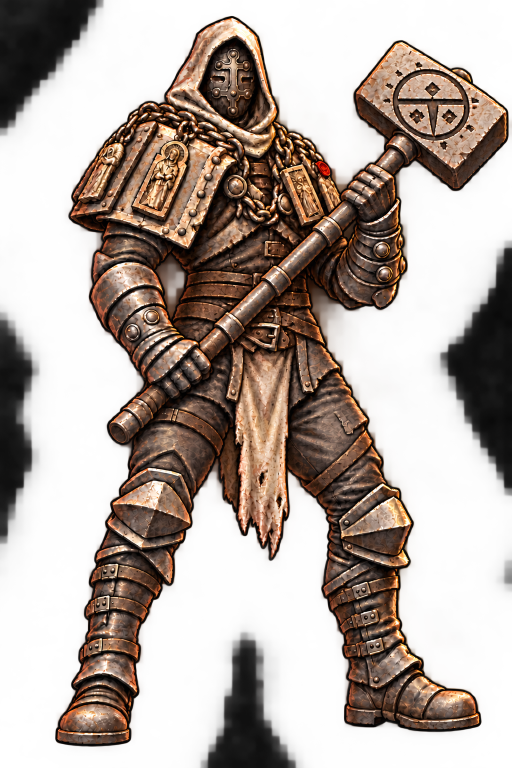
#> input picture experimental/witch_hunter/concept.png, 1024 x 1536 px (shown at 1/2 size)
$ python build_pack.py
#> lines starting #> are read from the running program, lines starting #| are printed output that depends on the picture
"""Assemble ten reference documents from current artwork; do not paint new art."""
from pathlib import Path
from PIL import Image, ImageDraw, ImageFont
import hashlib
import io
import json
import re
import shutil
import subprocess
import zipfile

ROOT = Path(__file__).resolve().parents[2]
HERE = Path(__file__).resolve().parent
IMAGES = HERE / "images"
PACK = HERE / "makko-reference-pack.zip"
FRAME_PACK = ROOT / "experimental/art_review/01-current-frames.zip"
SCREENSHOT = HERE / "images/10-current-gameplay-and-ui-context.png"
FONT = "/usr/share/fonts/truetype/dejavu/DejaVuSans.ttf"
INK = "#17171b"
PAPER = "#ede1ce"
REFERENCE_BACKGROUND = "#303039"
records = []
pixel_checks = []


def sha(path):
    return hashlib.sha256(path.read_bytes()).hexdigest()


def source(path):
    return {"path": str(path.relative_to(ROOT)), "sha256": sha(path)}


def font(size):
    return ImageFont.truetype(FONT, size)


def record(path, role, sources, tiles=None):
    with Image.open(path) as image:
        image.verify()
    with Image.open(path) as image:
        dimensions = list(image.size)
    assert max(dimensions) <= 2048
    records.append({"file": "images/" + path.name, "role": role,
                    "dimensions": dimensions, "bytes": path.stat().st_size,
                    "sha256": sha(path), "sources": sources, "tiles": tiles or []})


# [42 lines left out: function grid, not called in this run]


def main():
    IMAGES.mkdir(parents=True, exist_ok=True)
    approved = ROOT / "experimental/witch_hunter/concept.png"
    target = IMAGES / "01-witch-hunter-approved-character.png"
    original = Image.open(approved).convert("RGBA")
#> original is the input picture: PIL image 1024x1536 RGBA; mean R, G, B, A 67, 46.5, 33.9, 121.1
    reference = Image.new("RGBA", original.size, PAPER)
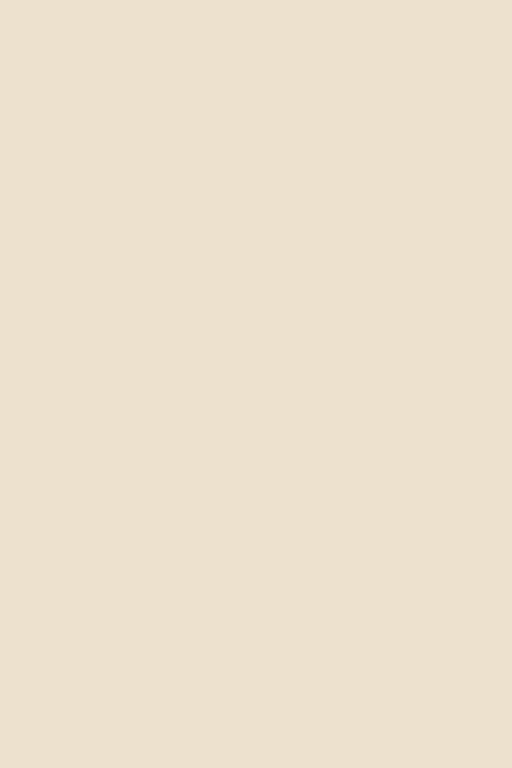
#> reference: PIL image 1024x1536 RGBA (shown at 1/2 size); mean R, G, B, A 237, 225, 206, 255
    reference.alpha_composite(original)
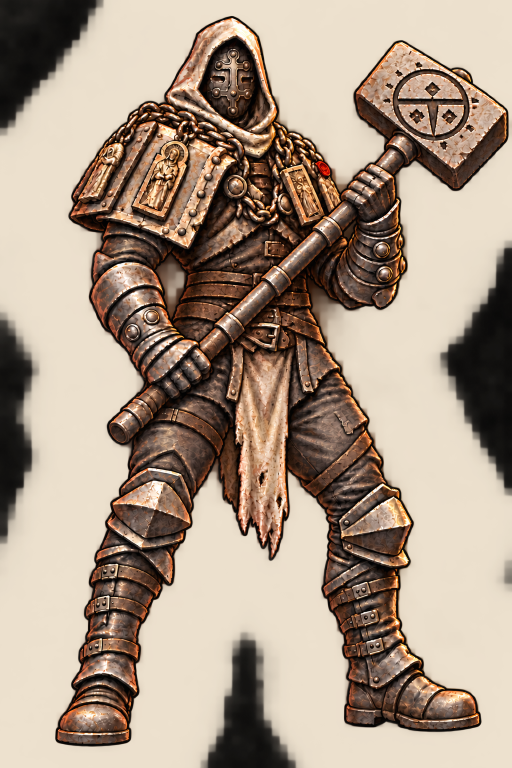
#> reference: PIL image 1024x1536 RGBA (shown at 1/2 size); mean R, G, B, A 169.3, 151.2, 134, 255
    reference.save(target)
    record(target, "Approved Witch Hunter character identity and material detail", [source(approved)])

    with zipfile.ZipFile(FRAME_PACK) as archive:
        index = json.loads(archive.read("01-current-frames/frame-index.json"))
        assert len(index["frames"]) == 160
        frames = index["frames"]
        families = [("02-warden-current-poses.png", "default-warden", "WARDEN / CURRENT COMBAT POSES"),
                    ("03-witch-hunter-current-poses.png", "default-crusader", "WITCH HUNTER / CURRENT COMBAT POSES"),
                    ("04-ranger-current-poses.png", "default-ranger", "RANGER / CURRENT COMBAT POSES"),
                    ("05-occultist-current-poses.png", "default-occultist", "OCCULTIST / CURRENT COMBAT POSES"),
                    ("06-hooded-raider-current-poses.png", "hooded-raider", "HOODED ASH RAIDER / CURRENT VARIANT")]
        for filename, family, title in families:
            tiles, sources = [], {}
            states = ["frame-%02d" % i for i in range(12)] if family == "hooded-raider" else ["idle", "windup", "attack", "guard", "hurt", "death"]
            for state in states:
                frame = next(f for f in frames if f["family"] == family and f["state"] == state)
                for path, expected in frame["source_hashes"].items():
                    assert sha(ROOT / path) == expected, "Regenerate current frame pack: " + path
                    sources[path] = {"path": path, "sha256": expected}
                member = "01-current-frames/" + frame["native_file"]
                data = archive.read(member)
                assert hashlib.sha256(data).hexdigest() == frame["native_sha256"]
                image = Image.open(io.BytesIO(data)).convert("RGBA")
                tiles.append({"label": state.upper(), "image": image,
                              "provenance": {"frame_id": frame["id"], "frame_pack_member": member,
                                             "frame_sha256": frame["native_sha256"],
                                             "registered_origin_offset": frame["canvas_origin_offset"]}})
            grid(filename, title, "Native registered sprites / read left to right / annotations are not part of the artwork",
                 tiles, 4 if family == "hooded-raider" else 2, list(sources.values()))

    # The legacy Penitent row is deliberately omitted from this style reference.
    skill_path = ROOT / "assets/art_library/skills/painted_skills.png"
    atlas = Image.open(skill_path).convert("RGBA")
    skill_ids = ["wd_slash", "wd_guard", "wd_bash", "wd_heavy", "wd_rally",
                 "rg_quick", "rg_volley", "rg_pierce", "rg_mark", "rg_dodge",
                 "oc_hex", "oc_drain", "oc_blast", "oc_veil", "oc_weak",
                 "hl_mend", "hl_blessing", "hl_smite", "hl_turn", "hl_ward"]
    tiles = []
    for ident in skill_ids:
        resource = ROOT / ("assets/art_library/skills/" + ident + ".tres")
        x, y, w, h = map(int, re.search(r"region = Rect2\((\d+), (\d+), (\d+), (\d+)\)", resource.read_text()).groups())
        tiles.append({"label": ident, "image": atlas.crop((x, y, x + w, y + h)),
                      "provenance": {"source_rect_xywh": [x, y, w, h], "resource": str(resource.relative_to(ROOT))}})
    grid("07-ui-painted-ability-icons.png", "UI / PAINTED ABILITY ICONS", "20 current atlas samples / visual treatment only / legacy Penitent axe row excluded",
         tiles, 5, [source(skill_path)])

    layout = json.loads((ROOT / "assets/art_library/items/sheets/layout.json").read_text())
    # Keep complete source sheets together. Some original painted shapes cross
    # a nominal tile edge; shuffling individual cells would orphan those pixels.
    loot = Image.new("RGBA", (1536, 2048), REFERENCE_BACKGROUND)
    sources, mapped = [], []
    for page, sheet_number in enumerate([1, 4]):
        path = ROOT / ("assets/art_library/items/sheets/ink_loot_%02d.png" % sheet_number)
        image = Image.open(path).convert("RGBA")
        assert image.size == (1536, 1024)
        loot.alpha_composite(image, (0, page * 1024))
        expected = Image.new("RGBA", image.size, REFERENCE_BACKGROUND)
        expected.alpha_composite(image)
        assert loot.crop((0, page * 1024, 1536, (page + 1) * 1024)).tobytes() == expected.tobytes()
        sources.append(source(path))
        for tile in range(24):
            number = (sheet_number - 1) * 24 + tile
            x, y = tile % 6 * 256, tile // 6 * 256
            mapped.append({"item_id": layout[number]["id"], "label": layout[number]["name"],
                           "source": str(path.relative_to(ROOT)), "source_rect_xywh": [x, y, 256, 256],
                           "sheet_xywh": [x, y + page * 1024, 256, 256]})
    target = IMAGES / "08-ui-items-equipment-and-rituals.png"
    loot.save(target)
    with Image.open(target) as decoded:
        assert decoded.tobytes() == loot.tobytes()
    pixel_checks.append({"file": target.name, "full_native_source_sheets_checked": 2,
                         "reference_composite_exact": True, "art_resampling": "none",
                         "original_cell_arrangement_preserved": True})
    record(target, "UI / 48 ITEM, EQUIPMENT & RITUAL ICONS", sources, mapped)

    # An annotated reference document, not a newly painted or runtime-ready atlas.
    board = Image.new("RGBA", (1536, 1024), "#303039")
    draw = ImageDraw.Draw(board)
    draw.rectangle((0, 0, 1536, 80), fill=INK)
    draw.text((24, 14), "UI / CURRENT HUD FRAMES, BANNER & STATUS", font=font(29), fill=PAPER)
    draw.text((24, 52), "Reference layout only / labels, background and palette swatches are annotations", font=font(17), fill="#b5a694")
    ui = ROOT / "assets/art_library/presentation/ui"
    placements = [("panel_frame.png", (0, 0, 668, 360), (40, 140), "PANEL BORDER / native 668 x 360"),
                  ("map_backing.png", (20, 20, 630, 320), (810, 140), "MAP BACKING / native 630 x 320"),
                  ("attack_banner.png", (0, 0, 629, 99), (450, 580), "ATTACK BANNER / native 629 x 99")]
    sources, mapped = [], []
    for name, rect, position, label in placements:
        path = ui / name
        image = Image.open(path).convert("RGBA").crop(rect)
        board.alpha_composite(image, position)
        draw.text((position[0], position[1] - 30), label, font=font(19), fill=PAPER)
        sources.append(source(path))
        mapped.append({"source": str(path.relative_to(ROOT)), "source_rect_xywh": [rect[0], rect[1], image.width, image.height],
                       "sheet_xywh": [*position, image.width, image.height], "display_scale": 1})
    for i, state in enumerate(["bleed", "burn", "poison"]):
        path = ui / ("status_" + state + ".png")
        image = Image.open(path).convert("RGBA")
        x = 80 + i * 220
        draw.text((x, 750), state.upper(), font=font(21), fill=PAPER)
        board.alpha_composite(image, (x, 800))
        board.alpha_composite(image.resize((96, 96), Image.Resampling.NEAREST), (x + 48, 790))
        sources.append(source(path))
        mapped.append({"source": str(path.relative_to(ROOT)), "native_display_xy": [x, 800], "detail_xy": [x + 48, 790], "detail_scale": 4, "detail_resampling": "nearest"})
    draw.text((80, 900), "Native 24px + 4x detail", font=font(18), fill="#b5a694")
    palette = ["#101012", "#ede1ce", "#b5a694", "#b89c71", "#665b4e"]
    for i, color in enumerate(palette):
        x = 900 + i * 115
        draw.rectangle((x, 790, x + 90, 850), fill=color)
        draw.text((x, 864), color, font=font(15), fill=PAPER)
    draw.text((900, 750), "CURRENT UI TOKENS", font=font(21), fill=PAPER)
    sources.append(source(ROOT / "scripts/ui_skin.gd"))
    target = IMAGES / "09-ui-frames-banner-and-status.png"
    board.save(target)
    record(target, "Current HUD components and UI palette", sources, mapped)

    target = IMAGES / "10-current-gameplay-and-ui-context.png"
    if SCREENSHOT.resolve() != target.resolve():
        shutil.copyfile(SCREENSHOT, target)
    assert sha(target) == sha(SCREENSHOT)
    record(target, "Current gameplay composition, scene scale, HUD and palette", [source(SCREENSHOT)])

    assert len(records) == 10
    assert len(list(IMAGES.glob("*.png"))) == 10
    manifest = {"date": "2026-10-16", "image_count": 10,
                "artwork_source_commit": index["artwork_source_commit"],
                "snapshot": "current reviewed artwork including the verified 13-finding repair pass",
                "reference_frame_pack_sha256": sha(FRAME_PACK), "images": records,
                "pixel_checks": pixel_checks,
                "notes": ["Existing artwork only; no new generative artwork or source edits.",
                          "Native character and icon tiles are composited unchanged at 1:1 scale onto a neutral reference background; exact expected output pixels are checked.",
                          "The approved Witch Hunter concept is composited at 1:1 scale onto parchment white for an opaque reference document.",
                          "HUD board composites native assets onto a labeled neutral reference background; status detail uses 4x nearest-neighbor.",
                          "Sheet labels and arrangement are reference annotations, not a runtime atlas specification.",
                          "UI ability/item imagery is a style reference; character sheets define actual equipped weapons."]}
    (HERE / "manifest.json").write_text(json.dumps(manifest, indent=2) + "\n")
    (HERE / "SHA256SUMS.txt").write_text("".join(r["sha256"] + "  " + r["file"] + "\n" for r in records))
    with zipfile.ZipFile(PACK, "w", zipfile.ZIP_DEFLATED, compresslevel=6) as archive:
        for path in sorted(IMAGES.glob("*.png")):
            archive.write(path, path.relative_to(HERE))
        for name in ["README.md", "MAKKO-PROMPT.txt", "manifest.json", "SHA256SUMS.txt"]:
            archive.write(HERE / name, name)
    with zipfile.ZipFile(PACK) as archive:
        assert archive.testzip() is None
        assert len([p for p in archive.namelist() if p.lower().endswith((".png", ".jpg", ".jpeg", ".webp"))]) == 10
    print("PASS: ten reference PNGs, exact native-scale reference composites, source hashes and ZIP CRC")
    print("Download: " + str(PACK))
    print("ZIP bytes: " + str(PACK.stat().st_size))


if __name__ == "__main__":
#> (the run stopped early here; a loop or call above may not have finished)
